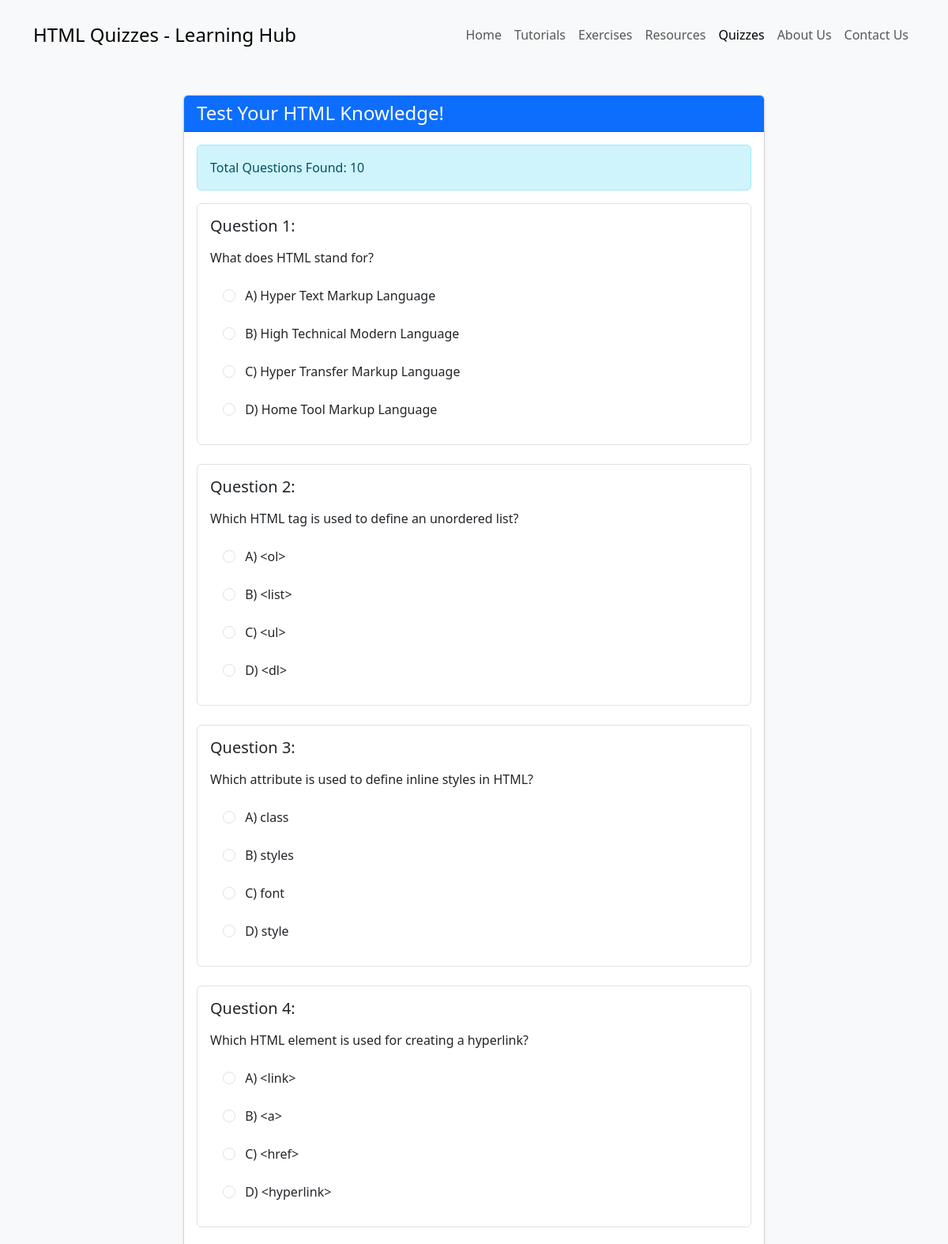
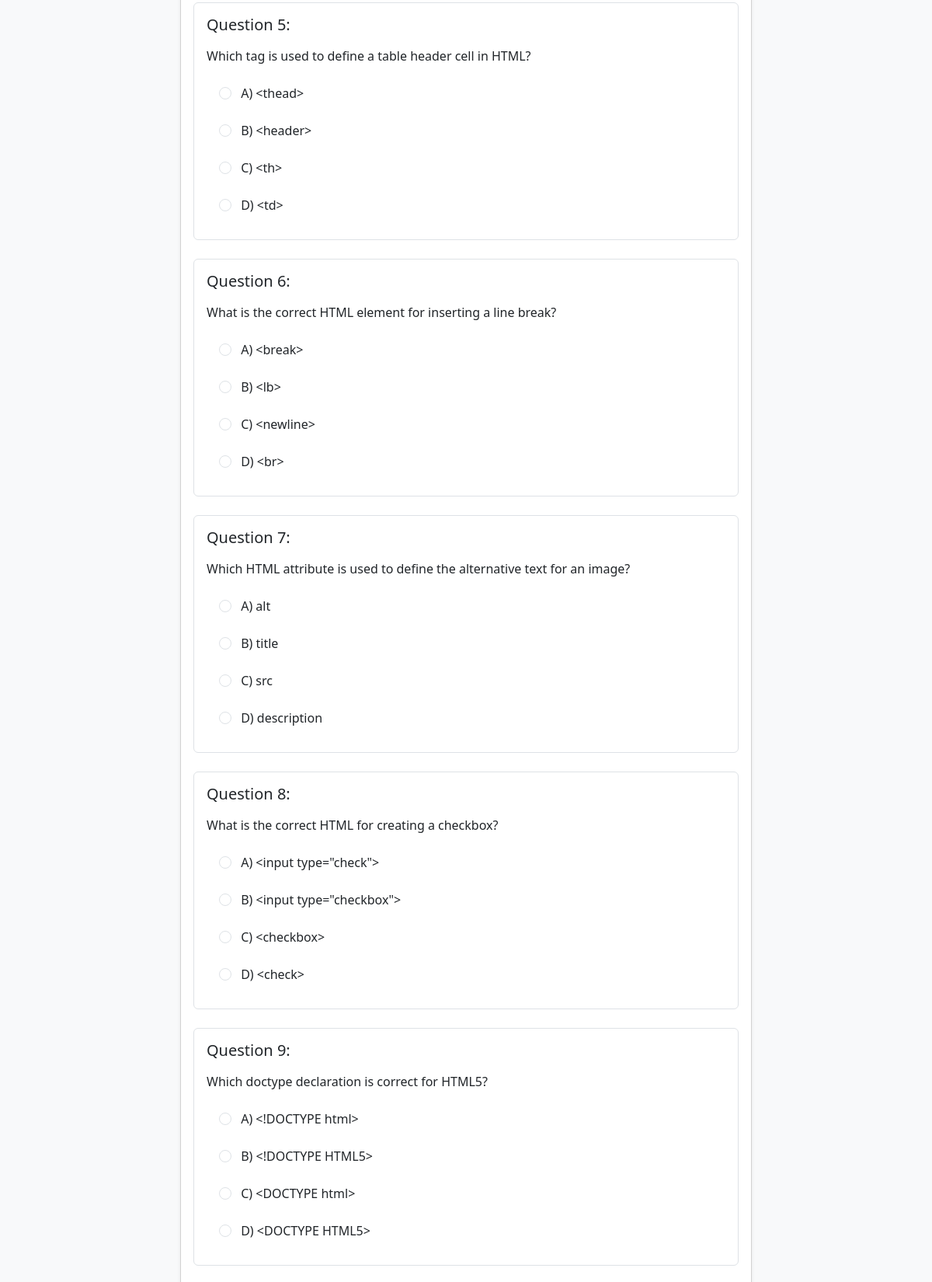
The app's page /quizzes.php (upper part) with its own data (2 pictures, top to bottom).
### tables this page shows
CREATE TABLE quiz_questions (
    id INT PRIMARY KEY AUTO_INCREMENT,
    question TEXT NOT NULL,
    option_a VARCHAR(255) NOT NULL,
    option_b VARCHAR(255) NOT NULL,
    option_c VARCHAR(255) NOT NULL,
    option_d VARCHAR(255) NOT NULL,
    correct_answer CHAR(1) NOT NULL,
    created_at TIMESTAMP DEFAULT CURRENT_TIMESTAMP,
    updated_at TIMESTAMP DEFAULT CURRENT_TIMESTAMP ON UPDATE CURRENT_TIMESTAMP
);

### quizzes.php (the view, shortened to what this page needs)
<?php
include 'db.php';
$sql = "SELECT * FROM quiz_questions";
$result = $conn->query($sql);
?>
<!DOCTYPE html>
<html lang="en">
<head>
    <link href="https://cdn.jsdelivr.net/npm/bootstrap@5.3.0/dist/css/bootstrap.min.css" rel="stylesheet">
</head>
<body class="bg-light">
    <div id="google_translate_element" class="p-2"></div>
    <?php include 'header.php'; ?>
    <main class="container py-4">
        <div class="row justify-content-center">
            <div class="col-lg-8">
                <div class="card shadow-sm">
                    <div class="card-header bg-primary text-white">
                        <h2 class="h4 mb-0">Test Your HTML Knowledge!</h2>
                    </div>
                    <div class="card-body">
                        <?php
                        if ($result) {
                            echo '<div class="alert alert-info">Total Questions Found: ' . $result->num_rows . '</div>';
                            if ($result->num_rows > 0) {
                                $question_number = 1;
                                echo '<form id="quizForm">';
                                while($row = $result->fetch_assoc()) {
                                    echo '<div class="quiz-question mb-4 p-3 border rounded" data-correct="' . htmlspecialchars($row["correct_answer"]) . '">';
                                    echo '<h5 class="mb-3">Question ' . $question_number . ':</h5>';
                                    echo '<p class="mb-3">' . htmlspecialchars($row["question"]) . '</p>';
                                    echo '<div class="list-group">';
                                    echo '<label class="list-group-item border-0 rounded mb-2">
                                            <input type="radio" name="q' . $question_number . '" value="A" class="form-check-input me-2">
                                            A) ' . htmlspecialchars($row["option_a"]) . '
                                          </label>';
                                    echo '<label class="list-group-item border-0 rounded mb-2">
                                            <input type="radio" name="q' . $question_number . '" value="B" class="form-check-input me-2">
                                            B) ' . htmlspecialchars($row["option_b"]) . '
                                          </label>';
                                    echo '<label class="list-group-item border-0 rounded mb-2">
                                            <input type="radio" name="q' . $question_number . '" value="C" class="form-check-input me-2">
                                            C) ' . htmlspecialchars($row["option_c"]) . '
                                          </label>';
                                    echo '<label class="list-group-item border-0 rounded mb-2">
                                            <input type="radio" name="q' . $question_number . '" value="D" class="form-check-input me-2">
                                            D) ' . htmlspecialchars($row["option_d"]) . '
                                          </label>';
                                    echo '</div>';
                                    echo '</div>';
                                    $question_number++;
                                }
                                echo '</form>';
                            } else {
                                echo '<div class="alert alert-warning">No quiz questions found.</div>';
                            }
                        } else {
                            echo '<div class="alert alert-danger">Error executing query: ' . $conn->error . '</div>';
                        }
                        ?>
                    </div>
                </div>
            </div>
        </div>
    </main>
</body>
</html>

### header.php (shortened to what this page needs)
<?php
    $pageTitles = [
        'index.php' => 'HTML Learning Hub',
        'tutorials.php' => 'HTML Tutorials - Learning Hub',
        'exercises.php' => 'HTML Exercises - Learning Hub',
        'resources.php' => 'HTML Resources - Learning Hub',
        'quizzes.php' => 'HTML Quizzes - Learning Hub',
        'about.php' => 'About Us - Learning Hub',
        'contact.php' => 'Contact Us - Learning Hub'
    ];
    $currentPage = basename($_SERVER['PHP_SELF']);
    $title = $pageTitles[$currentPage] ?? 'HTML Tutorials - Learning Hub';
?>
<header class="mb-4">
    <nav class="navbar navbar-expand-lg navbar-light bg-light">
        <div class="container">
            <a class="navbar-brand" href="index.php">
                <h1 class="h4 mb-0"><?php echo $title; ?></h1>
            </a>
            <div class="collapse navbar-collapse" id="navbarMain">
                <ul class="navbar-nav ms-auto mb-2 mb-lg-0">
                    <?php
                    $navItems = [
                        'index.php' => 'Home',
                        'tutorials.php' => 'Tutorials',
                        'exercises.php' => 'Exercises',
                        'resources.php' => 'Resources',
                        'quizzes.php' => 'Quizzes',
                        'about.php' => 'About Us',
                        'contact.php' => 'Contact Us'
                    ];
                    foreach ($navItems as $page => $label) {
                        $isActive = ($currentPage === $page) ? ' active' : '';
                        echo '<li class="nav-item">';
                        echo '<a class="nav-link' . $isActive . '" href="' . $page . '">' .
                             $label . ($isActive ? '<span class="visually-hidden">(current)</span>' : '') . '</a>';
                        echo '</li>';
                    }
                    ?>
                </ul>
            </div>
        </div>
    </nav>
</header>

### quizzes.php (style rules this page uses)
.quiz-question { background-color: #fff; transition: all 0.3s ease; }
.list-group-item { cursor: pointer; transition: all 0.2s ease; }
.form-check-input { cursor: pointer; }

### records on screen
quiz_questions: question "What does HTML stand for?", option_a "Hyper Text Markup Language", option_b "High Technical Modern Language", option_c "Hyper Transfer Markup Language", option_d "Home Tool Markup Language"
quiz_questions: question "Which HTML tag is used to define an unordered list?", option_a "<ol>", option_b "<list>", option_c "<ul>", option_d "<dl>"
quiz_questions: question "Which attribute is used to define inline styles in HTML?", option_a "class", option_b "styles", option_c "font", option_d "style"
quiz_questions: question "Which HTML element is used for creating a hyperlink?", option_a "<link>", option_b "<a>", option_c "<href>", option_d "<hyperlink>"
quiz_questions: question "Which tag is used to define a table header cell in HTML?", option_a "<thead>", option_b "<header>", option_c "<th>", option_d "<td>"
quiz_questions: question "What is the correct HTML element for inserting a line break?", option_a "<break>", option_b "<lb>", option_c "<newline>", option_d "<br>"
quiz_questions: question "Which HTML attribute is used to define the alternative text for an image?", option_a "alt", option_b "title", option_c "src", option_d "description"
quiz_questions: question "What is the correct HTML for creating a checkbox?", option_a "<input type=\"check\">", option_b "<input type=\"checkbox\">", option_c "<checkbox>", option_d "<check>"
quiz_questions: question "Which doctype declaration is correct for HTML5?", option_a "<!DOCTYPE html>", option_b "<!DOCTYPE HTML5>", option_c "<DOCTYPE html>", option_d "<DOCTYPE HTML5>"

### other values on screen
$title "HTML Quizzes - Learning Hub"
$label "Home"
$label "Tutorials"
$label "Exercises"
$label "Resources"
$label "Quizzes"
$label "About Us"
$label "Contact Us"
$result->num_rows "10"
